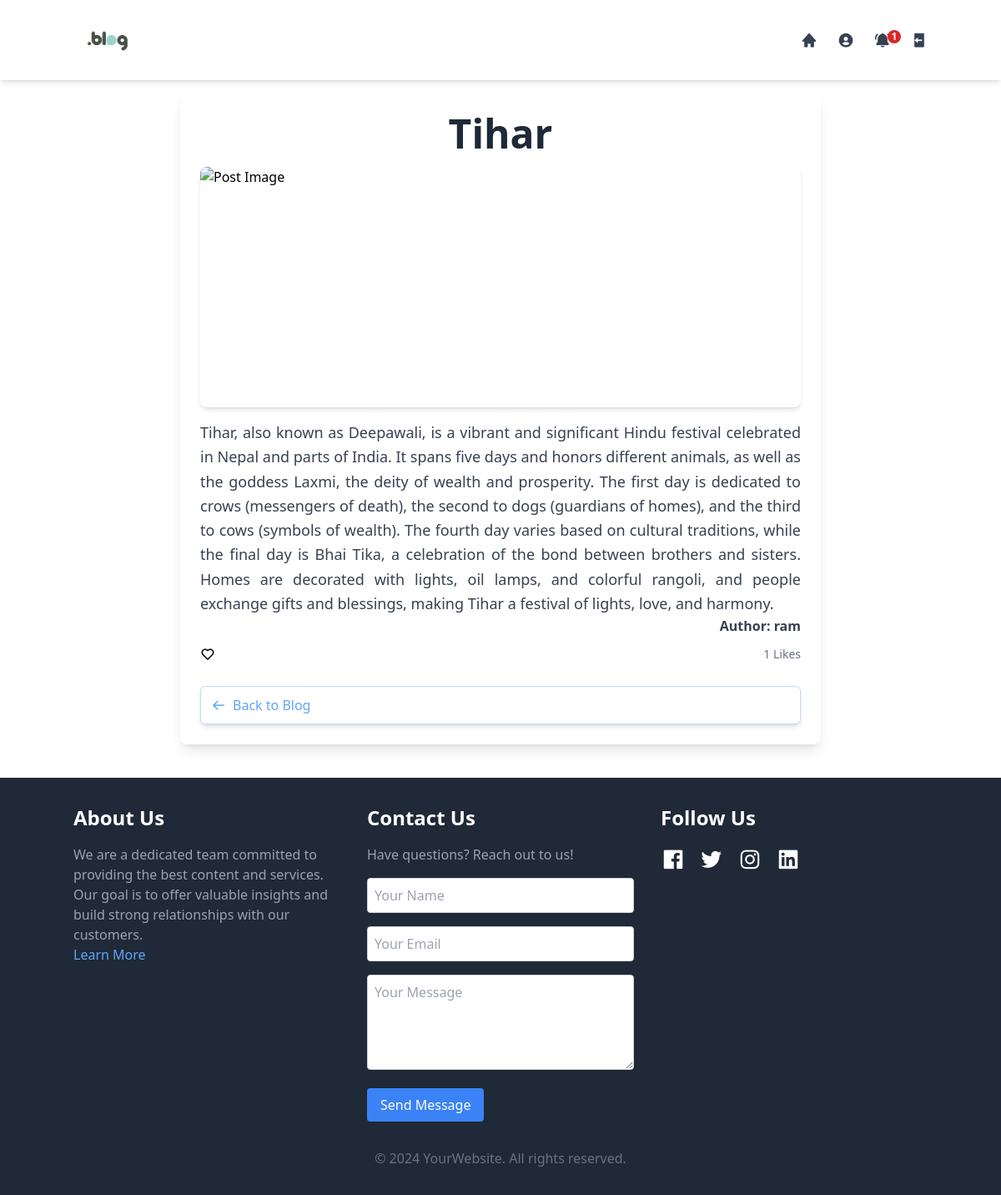
/readmore/36/ (signed in), run on the app's committed database.
### blog/models.py (models this page shows, shortened)
class Post(models.Model):
    user = models.ForeignKey(User, on_delete=models.CASCADE)
    title = models.CharField(max_length=255)
    content = models.TextField()
    created_at = models.DateTimeField(auto_now_add=True)
    updated_at = models.DateTimeField(auto_now=True)
    is_approved = models.BooleanField(default=False)

class Like(models.Model):
    user = models.ForeignKey(User, on_delete=models.CASCADE)
    post = models.ForeignKey(Post, related_name='likes', on_delete=models.CASCADE)
    liked_at = models.DateTimeField(auto_now_add=True)
    class Meta:
        unique_together = ('user', 'post')

### blog/views.py (the view)
# urls.py: path('readmore/<int:post_id>/', views.readMore, name="readmore"),
def readMore(request, post_id):
    post = get_object_or_404(Post, id=post_id)
    if request.user.is_authenticated:
        new_notifications_count = Notification.objects.filter(user=request.user, is_read=False).count()
    else:
        new_notifications_count = 0
    content = {
        'post':post,
        'user':request.user,
        'new_notifications_count':new_notifications_count,
    }
    return render(request, 'blog/readMore.html', content)

### blog/templates/blog/readMore.html (shortened to what this page needs)
{% extends "./index.html" %}
{% load static %}
{% block ReadMoreBlog %}
<div class="mt-28 mb-10 px-4 md:px-8 lg:px-16">
    <div class="max-w-3xl mx-auto p-6 bg-white rounded-lg shadow-lg">
        <h1 class="text-5xl font-extrabold mb-4 text-gray-800 text-center">{{ post.title }}</h1>
        <img src="{{ post.image.url }}" alt="Post Image" class="w-full h-72 object-cover rounded-lg shadow-md mb-4">
        <div class="text-gray-700 mb-6">
            <p class="text-lg text-justify leading-relaxed">{{ post.content }}</p>
            <h3 class="float-right font-bold">Author: {{ post.user }}</h3>
        </div>
        <div class="flex items-center justify-between mt-8">
            <div class="flex items-center space-x-2">
                <form id="like-form" action="{% url 'like_post' post.id %}" method="post">
                    <button type="button" id="like-button" class="flex items-center bg-transparent focus:outline-none">
                        <i id="like-icon" class="bx {% if user in post.likes.all %}bxs-heart{% else %}bx-heart{% endif %} text-2xl md:text-lg"></i>
                    </button>
                </form>
            </div>
            <p class="text-sm text-gray-500" id="like-count">{{ post.likes.count }} Likes</p>
        </div>
        <div class="mt-6">
            <a href="/" class="flex items-center bg-white border border-blue-200 text-blue-400 py-2 px-3 rounded-md transition duration-300 transform hover:bg-blue-200 hover:text-white shadow-md hover:shadow-lg">
                <i class='bx bx-arrow-back mr-2 text-lg'></i>
                <span class="font-medium">Back to Blog</span>
            </a>
        </div>
    </div>
</div>
{% endblock %}

### data on the page
Post: title "Tihar", content "Tihar, also known as Deepawali, is a vibrant and significant Hindu festival celebrated in Nepal and parts of India. It spans five days and honors different animals, as well as the goddess Laxmi, the deity of wealth and prosperity. The first day is dedicated to crows (messengers of death), the second to dogs (guardians of homes), and the third to cows (symbols of wealth). The fourth day varies based on cultural traditions, while the final day is Bhai Tika, a celebration of the bond between brothers and sisters. Homes are decorated with lights, oil lamps, and colorful rangoli, and people exchange gifts and blessings, making Tihar a festival of lights, love, and harmony.", user "ram", likes.count "1"

### other printed values
{{ new_notifications_count }} "1"
